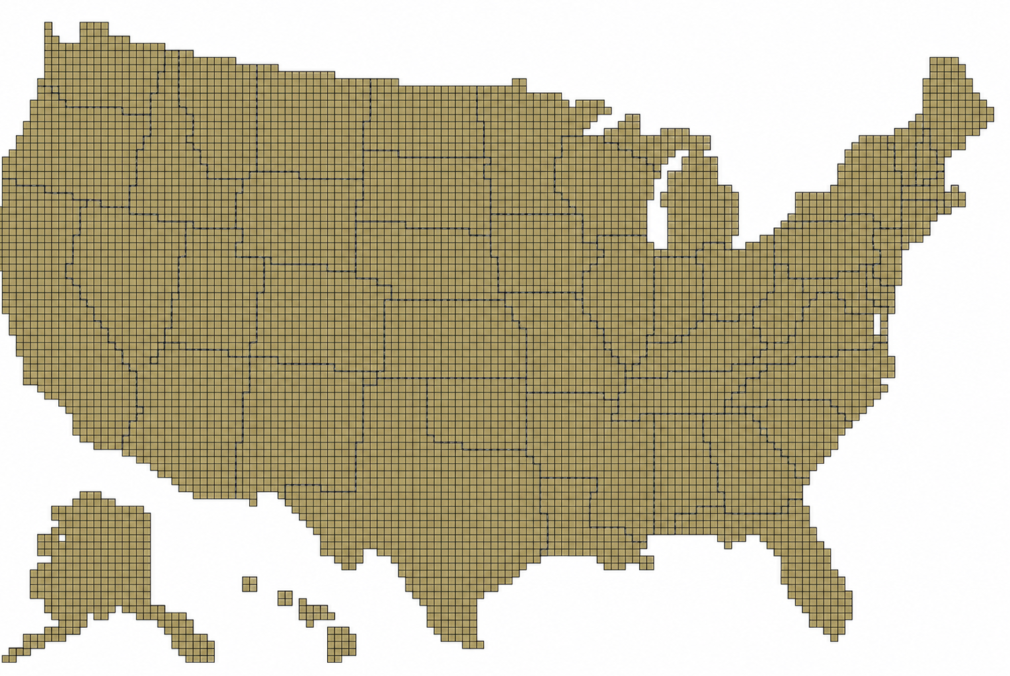
#> input picture src/apps/assets/images/geography/usa-map-unselected.png, 1010 x 676 px
$ python generate_us_map_asset.py
#> lines starting #> are read from the running program, lines starting #| are printed output that depends on the picture
from __future__ import annotations

from pathlib import Path
from typing import List, Sequence, Tuple

from PIL import Image


ROOT = Path(__file__).resolve().parents[5]
SOURCE_IMAGE = ROOT / "src" / "apps" / "assets" / "images" / "geography" / "usa-map-unselected.png"
OUTPUT_MODULE = Path(__file__).resolve().parent / "generated_us_map.py"

GRID_WIDTH = 168
WHITE_THRESHOLD = 244
DARK_THRESHOLD = 120
MAP_COVERAGE_THRESHOLD = 0.12
BOUNDARY_COVERAGE_THRESHOLD = 0.08


def find_map_bounds(image: Image.Image) -> Tuple[int, int, int, int]:
    px = image.load()
    w, h = image.size
    xs: List[int] = []
    ys: List[int] = []
    for y in range(h):
        for x in range(w):
            r, g, b, a = px[x, y]
            if a > 0 and (r < WHITE_THRESHOLD or g < WHITE_THRESHOLD or b < WHITE_THRESHOLD):
                xs.append(x)
                ys.append(y)

    if not xs or not ys:
        raise RuntimeError("Could not find non-background USA map pixels in source image.")

    return min(xs), min(ys), max(xs), max(ys)


def rows_for_width(bounds: Tuple[int, int, int, int], cols: int) -> int:
    min_x, min_y, max_x, max_y = bounds
    width = max_x - min_x + 1
    height = max_y - min_y + 1
    return max(1, round(cols * height / width))


def encode_rows(rows: Sequence[Sequence[int]]) -> List[str]:
    return ["".join(str(value) for value in row) for row in rows]


def build_masks(image: Image.Image, bounds: Tuple[int, int, int, int], cols: int, rows: int) -> Tuple[List[str], List[str], int, int]:
    min_x, min_y, max_x, max_y = bounds
    crop = image.crop((min_x, min_y, max_x + 1, max_y + 1)).convert("RGBA")
    crop_w, crop_h = crop.size
    px = crop.load()

    map_mask: List[List[int]] = []
    boundary_mask: List[List[int]] = []

    for row in range(rows):
        map_row: List[int] = []
        boundary_row: List[int] = []
        y0 = int(row * crop_h / rows)
        y1 = int((row + 1) * crop_h / rows)
        if y1 <= y0:
            y1 = min(crop_h, y0 + 1)

        for col in range(cols):
            x0 = int(col * crop_w / cols)
            x1 = int((col + 1) * crop_w / cols)
            if x1 <= x0:
                x1 = min(crop_w, x0 + 1)

            total = 0
            map_pixels = 0
            dark_pixels = 0

            for y in range(y0, y1):
                for x in range(x0, x1):
                    r, g, b, a = px[x, y]
                    total += 1
                    if a > 0 and (r < WHITE_THRESHOLD or g < WHITE_THRESHOLD or b < WHITE_THRESHOLD):
                        map_pixels += 1
                    if a > 0 and r < DARK_THRESHOLD and g < DARK_THRESHOLD and b < DARK_THRESHOLD:
                        dark_pixels += 1

            coverage = map_pixels / total if total else 0.0
            dark_coverage = dark_pixels / total if total else 0.0
            is_map = 1 if coverage >= MAP_COVERAGE_THRESHOLD else 0
            is_boundary = 1 if is_map and dark_coverage >= BOUNDARY_COVERAGE_THRESHOLD else 0

            map_row.append(is_map)
            boundary_row.append(is_boundary)

        map_mask.append(map_row)
        boundary_mask.append(boundary_row)

    return encode_rows(map_mask), encode_rows(boundary_mask), crop_w, crop_h


def write_module(
    output_path: Path,
    *,
    cols: int,
    rows: int,
    crop_width: int,
    crop_height: int,
    bounds: Tuple[int, int, int, int],
    map_mask: Sequence[str],
    boundary_mask: Sequence[str],
) -> None:
    min_x, min_y, max_x, max_y = bounds
    lines = [
        "# Auto-generated by generate_us_map_asset.py",
        "from __future__ import annotations",
        "",
        f"SOURCE_IMAGE = {SOURCE_IMAGE.name!r}",
        f"SOURCE_SIZE = {(1010, 676)!r}",
        f"SOURCE_BOUNDS = {(min_x, min_y, max_x, max_y)!r}",
        f"GRID_WIDTH = {cols}",
        f"GRID_HEIGHT = {rows}",
        f"CROP_WIDTH = {crop_width}",
        f"CROP_HEIGHT = {crop_height}",
        "BASE_COLOR = (193, 176, 118)",
        "BOUNDARY_COLOR = (55, 55, 55)",
        "BACKGROUND_COLOR = (247, 246, 241)",
        "CELL_MASK = [",
    ]
    lines.extend(f"    {row!r}," for row in map_mask)
    lines.extend(
        [
            "]",
            "BOUNDARY_MASK = [",
        ]
    )
    lines.extend(f"    {row!r}," for row in boundary_mask)
    lines.extend(
        [
            "]",
            "",
            "MAP_CELL_COUNT = sum(row.count('1') for row in CELL_MASK)",
            "BOUNDARY_CELL_COUNT = sum(row.count('1') for row in BOUNDARY_MASK)",
            "",
        ]
    )
    output_path.write_text("\n".join(lines), encoding="utf-8")


def main() -> None:
    image = Image.open(SOURCE_IMAGE).convert("RGBA")
    bounds = find_map_bounds(image)
#> after the loop in find_map_bounds, `for y in range(h):`: xs = 405352 items
#> bounds = (0, 21, 994, 662)
    rows = rows_for_width(bounds, GRID_WIDTH)
#> in rows_for_width, `min_x, min_y, max_x, max_y = bounds`: min_x = 0; min_y = 21; max_x = 994; max_y = 662
#> in rows_for_width, `width = max_x - min_x + 1`: width = 995
#> in rows_for_width, `height = max_y - min_y + 1`: height = 642
#> rows = 108
    map_mask, boundary_mask, crop_w, crop_h = build_masks(image, bounds, GRID_WIDTH, rows)
#> in build_masks, `min_x, min_y, max_x, max_y = bounds`: min_x = 0; min_y = 21; max_x = 994; max_y = 662
#> in build_masks, `crop = image.crop((min_x, min_y, max_x + 1, max_y + 1)).convert("RGBA")`:
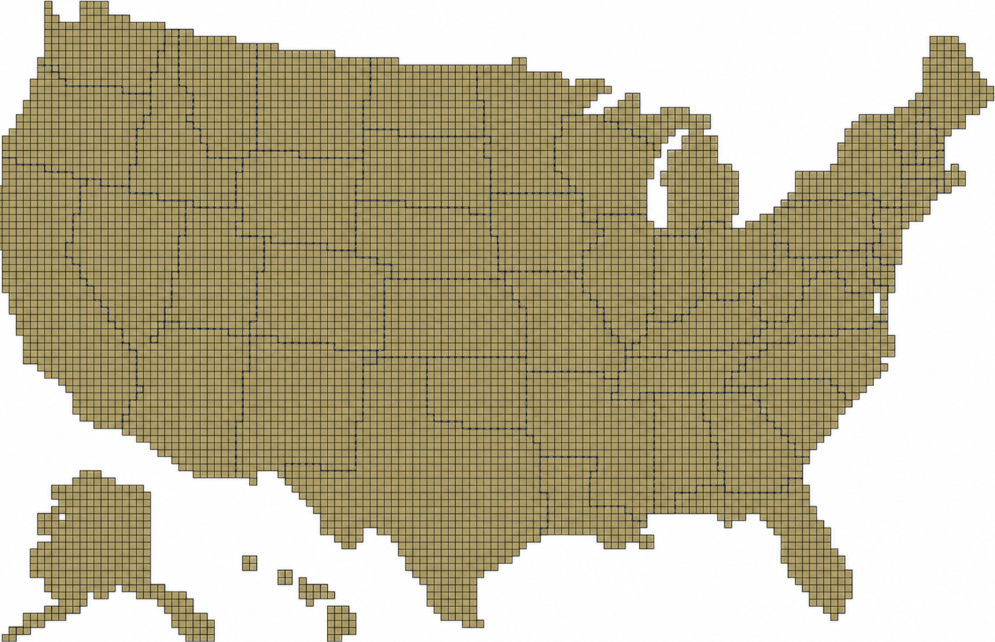
#> crop: PIL image 995x642 RGBA; mean R, G, B, A 187.3, 179, 151.5, 255
#> the loop in build_masks, `for row in range(rows):` made 108 passes
#> y0 on passes 1 to 12: 0, 5, 11, 17, 23, 29, 35, 41, 47, 53, 59, 65
#> after the loop in build_masks, `for row in range(rows):`: boundary_mask = 108 items
#> map_mask = 108 items; boundary_mask = 108 items; crop_w = 995; crop_h = 642
    write_module(
        OUTPUT_MODULE,
        cols=GRID_WIDTH,
        rows=rows,
        crop_width=crop_w,
        crop_height=crop_h,
        bounds=bounds,
        map_mask=map_mask,
        boundary_mask=boundary_mask,
    )
#> in write_module, `min_x, min_y, max_x, max_y = bounds`: min_x = 0; min_y = 21; max_x = 994; max_y = 662

    map_cells = sum(row.count("1") for row in map_mask)
#> map_cells = 11861
    boundary_cells = sum(row.count("1") for row in boundary_mask)
#> boundary_cells = 10939
    print(f"Generated {OUTPUT_MODULE}")
    print(f"Grid: {GRID_WIDTH}x{rows}")
#| Grid: 168x108
    print(f"Map cells: {map_cells}")
#| Map cells: 11861
    print(f"Boundary cells: {boundary_cells}")
#| Boundary cells: 10939
    print(f"Bounds: {bounds}")
#| Bounds: (0, 21, 994, 662)


if __name__ == "__main__":
    main()
